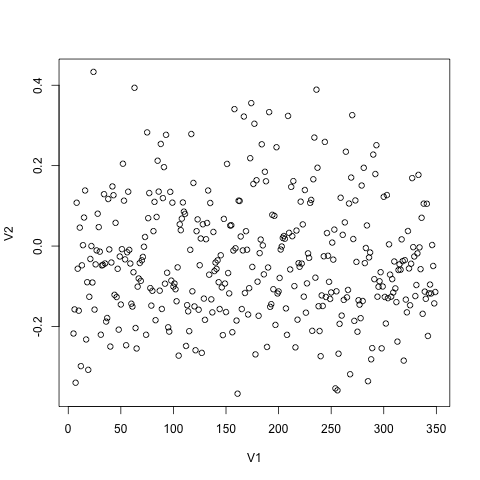

Write R code to recreate this figure.

a <-read.csv("trial-3-20171229141205.csv", header = FALSE)
plot(a)
png("trial-3-20171229141205.csv.png")
plot(a)

